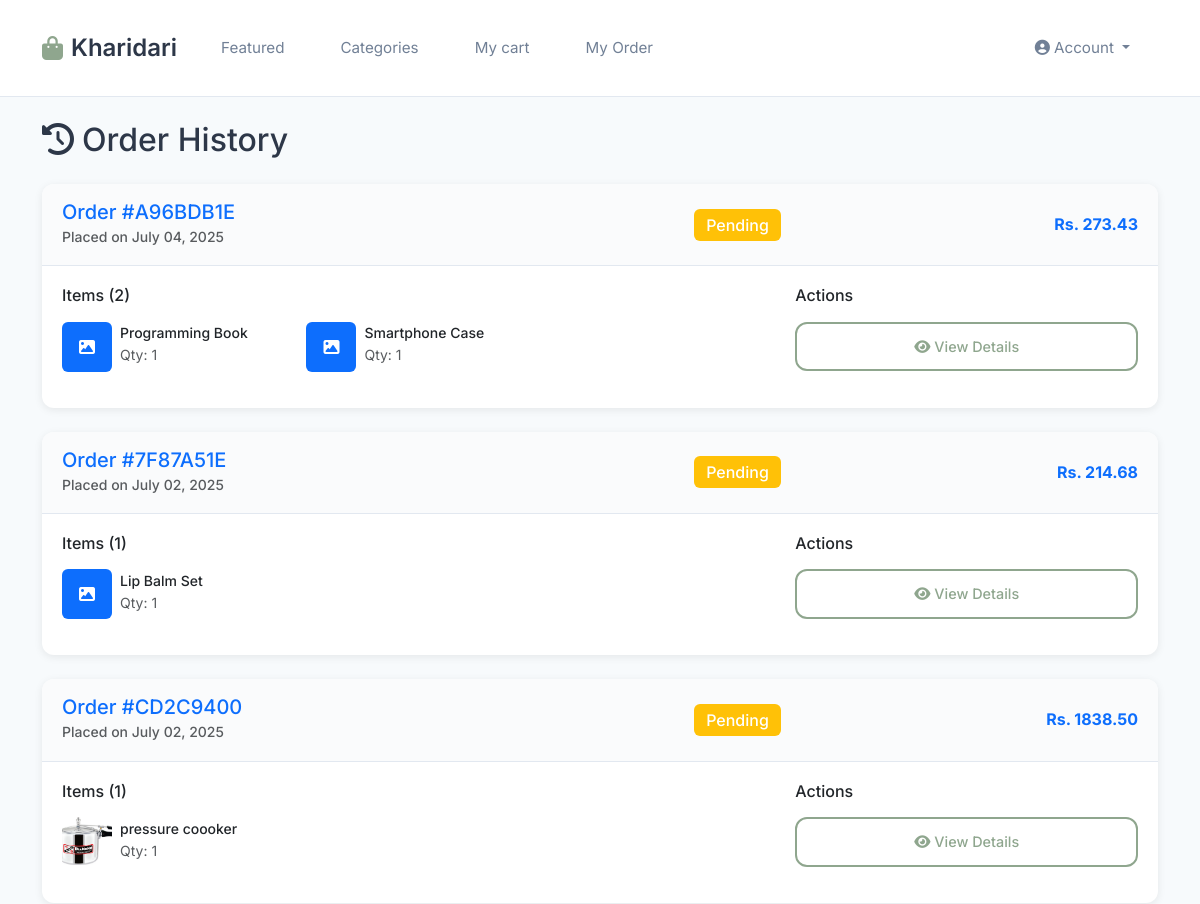
Before: /orders/ (signed in, upper part) with the older database file.
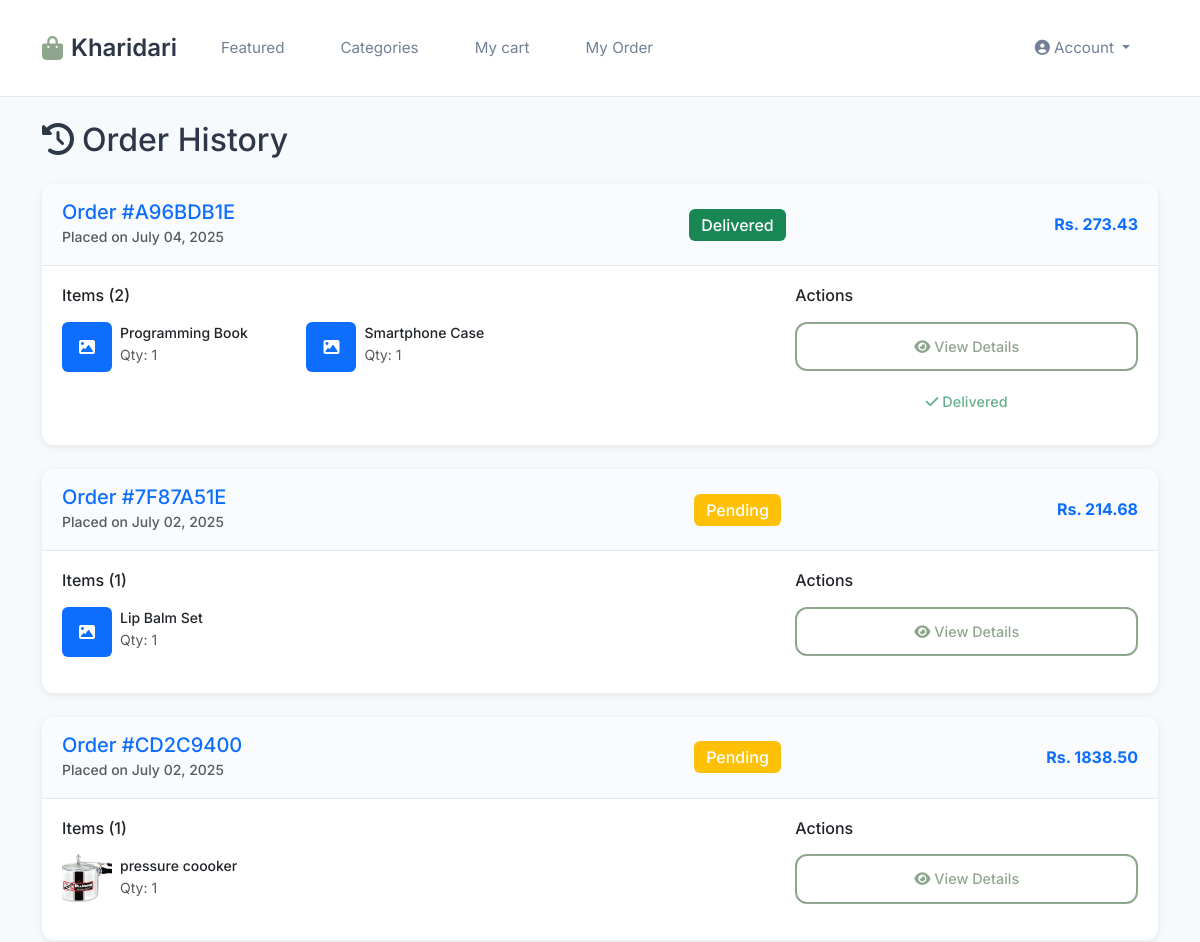
After: the same page with the newer database file.
### ecommerce/models.py (models this page shows, shortened)
class Order(models.Model):
    STATUS_CHOICES = [
        ('pending', 'Pending'),
        ('processing', 'Processing'),
        ('shipped', 'Shipped'),
        ('delivered', 'Delivered'),
        ('cancelled', 'Cancelled'),
    ]
    PAYMENT_METHOD_CHOICES = [
        ('cod', 'Cash on Delivery'),
        ('esewa', 'eSewa'),
        ('khalti', 'Khalti'),
    ]
    user = models.ForeignKey(User, on_delete=models.CASCADE, related_name='orders')
    order_number = models.CharField(max_length=20, unique=True)
    status = models.CharField(max_length=20, choices=STATUS_CHOICES, default='pending')
    payment_method = models.CharField(max_length=20, choices=PAYMENT_METHOD_CHOICES, default='cod')
    first_name = models.CharField(max_length=50)
    last_name = models.CharField(max_length=50)
    email = models.EmailField()
    phone = models.CharField(max_length=20)
    address_line_1 = models.CharField(max_length=100)
    address_line_2 = models.CharField(max_length=100, blank=True)
    city = models.CharField(max_length=50)
    state = models.CharField(max_length=50)
    postal_code = models.CharField(max_length=20)
    country = models.CharField(max_length=50, default='Nepal')
    subtotal = models.DecimalField(max_digits=10, decimal_places=2)
    tax = models.DecimalField(max_digits=10, decimal_places=2, default=0)
    shipping = models.DecimalField(max_digits=10, decimal_places=2, default=0)
    total = models.DecimalField(max_digits=10, decimal_places=2)
    created_at = models.DateTimeField(auto_now_add=True)
    updated_at = models.DateTimeField(auto_now=True)
    class Meta:
        ordering = ['-created_at']
    def get_absolute_url(self):
        return reverse('order_detail', kwargs={'order_number': self.order_number})

### ecommerce/views.py (the view)
# urls.py: path('orders/', views.order_history_view, name='order_history'),
@login_required
@customer_only
def order_history_view(request):
    orders = Order.objects.filter(user=request.user).order_by('-created_at')
    context = {
        'orders': orders,
    }
    return render(request, 'ecommerce/order_history.html', context)

### ecommerce/views.py (called while the page is built)
def customer_only(view_func):
    @wraps(view_func)
    def wrapper(request, *args, **kwargs):
        if request.user.is_authenticated and (request.user.is_superuser or request.user.is_staff):
            messages.warning(request, 'Admin users cannot access customer features. Please use the admin panel.')
            return redirect('/admin/')
        return view_func(request, *args, **kwargs)
    return wrapper

### templates/ecommerce/order_history.html (shortened to what the changed rows need)
{% extends 'base.html' %}
{% load static %}
{% block content %}
<div class="container py-4">
    <div class="row">
        <div class="col-12">
            <h1 class="h2 mb-4">
                <i class="fas fa-history me-2"></i>Order History
            </h1>
        </div>
    </div>
    {% if orders %}
        <div class="row">
            <div class="col-12">
                {% for order in orders %}
                <div class="card mb-4">
                    <div class="card-header">
                        <div class="row align-items-center">
                            <div class="col-md-6">
                                <h5 class="mb-0">
                                    <a href="{{ order.get_absolute_url }}" class="text-decoration-none">
                                        Order #{{ order.order_number }}
                                    </a>
                                </h5>
                                <small class="text-muted">Placed on {{ order.created_at|date:"F d, Y" }}</small>
                            </div>
                            <div class="col-md-3 text-md-center">
                                <span class="badge bg-{% if order.status == 'pending' %}warning{% elif order.status == 'processing' %}info{% elif order.status == 'shipped' %}primary{% elif order.status == 'delivered' %}success{% else %}danger{% endif %} fs-6">
                                    {{ order.get_status_display }}
                                </span>
                            </div>
                            <div class="col-md-3 text-md-end">
                                <strong class="text-primary">Rs. {{ order.total }}</strong>
                            </div>
                        </div>
                    </div>
                    <div class="card-body">
                        <div class="row">
                            <div class="col-md-8">
                                <h6 class="mb-3">Items ({{ order.items.count }})</h6>
                                <div class="row">
                                    {% for item in order.items.all|slice:":3" %}
                                    <div class="col-md-4 mb-3">
                                        <div class="d-flex align-items-center">
                                            {% if item.product.image %}
                                                <img src="{{ item.product.image.url }}"
                                                     class="img-fluid rounded me-2"
                                                     alt="{{ item.product.name }}"
                                                     style="width: 50px; height: 50px; object-fit: cover;">
                                            {% else %}
                                                <div class="bg-primary d-flex align-items-center justify-content-center text-white rounded me-2" style="width: 50px; height: 50px;">
                                                    <i class="fas fa-image"></i>
                                                </div>
                                            {% endif %}
                                            <div class="flex-grow-1">
                                                <h6 class="mb-0 small">{{ item.product.name|truncatechars:25 }}</h6>
                                                <small class="text-muted">Qty: {{ item.quantity }}</small>
                                            </div>
                                        </div>
                                    </div>
                                    {% endfor %}
                                </div>
                            </div>
                            <div class="col-md-4">
                                <h6 class="mb-3">Actions</h6>
                                <div class="d-grid gap-2">
                                    <a href="{{ order.get_absolute_url }}" class="btn btn-outline-primary btn-sm">
                                        <i class="fas fa-eye me-1"></i>View Details
                                    </a>
                                    {% if order.status == 'delivered' %}
                                    <button class="btn btn-outline-success btn-sm" disabled>
                                        <i class="fas fa-check me-1"></i>Delivered
                                    </button>
                                    {% elif order.status == 'shipped' %}
                                    <button class="btn btn-outline-info btn-sm" disabled>
                                        <i class="fas fa-truck me-1"></i>In Transit
                                    </button>
                                    {% elif order.status == 'cancelled' %}
                                    <button class="btn btn-outline-danger btn-sm" disabled>
                                        <i class="fas fa-times me-1"></i>Cancelled
                                    </button>
                                    {% endif %}
                                </div>
                            </div>
                        </div>
                    </div>
                </div>
                {% endfor %}
            </div>
        </div>
    {% endif %}
</div>
{% endblock %}

Changed rows visible on the page:
changed Order "A96BDB1E": status "Pending" → "Delivered"; now shows "Delivered"
